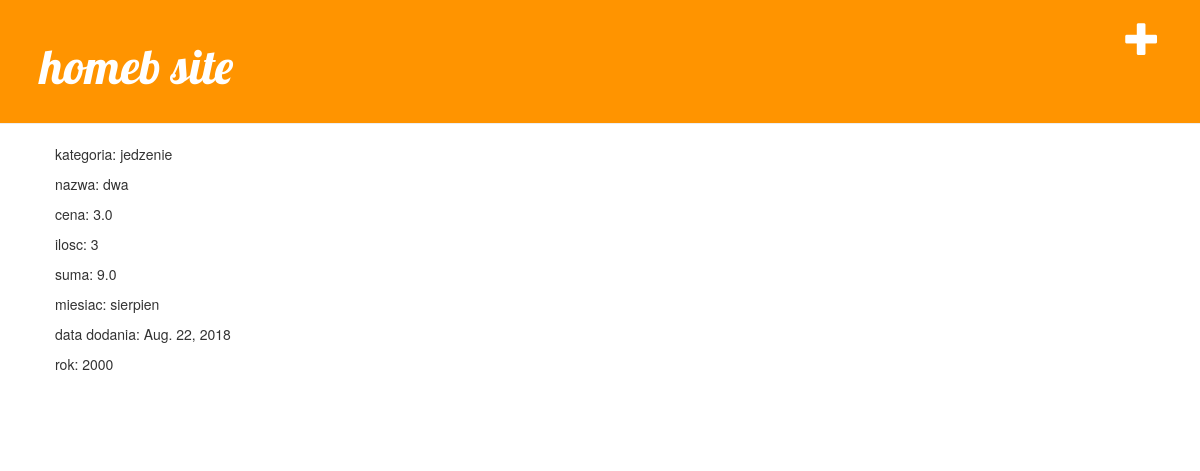
The page /zakup/43/ on the database its author committed.
### homeb_app/models.py (models this page shows, shortened)
class Zakup(models.Model):
    category = models.ForeignKey(Kategoria, on_delete=models.CASCADE, default=1)
    month = models.ForeignKey(Miesiac, on_delete=models.CASCADE, default=datetime.datetime.now().month)
    year = models.IntegerField(default=2000)
    name = models.CharField(max_length=30)
    price = models.FloatField(default=0.1)
    quantity = models.IntegerField(default=1)
    total= models.FloatField(default=0.1)
    date = models.DateField(auto_now_add=True, blank=True)
    def amount(self):
        value = (self.price * self.quantity)
        return value

class Kategoria(models.Model):
    name = models.CharField(max_length=30)
    def __str__(self):
        return self.name

class Miesiac(models.Model):
    name = models.CharField(max_length=15)
    def __str__(self):
        return self.name

### homeb_app/views.py (the view)
# urls.py: path('zakup/<int:pk>/', views.zakup_detail, name='zakup_detail'),
def zakup_detail(request, pk):
    zakup = get_object_or_404(Zakup, pk=pk)
    return render(request, 'homeb_app/zakup_detail.html', {'zakup': zakup})

### homeb_app/templates/homeb_app/zakup_detail.html
{% extends 'homeb_app/base.html' %}
{% block content %}
    <div class="post">
        <p>kategoria: {{ zakup.category }}</p>
        <p>nazwa: {{ zakup.name }}</p>
        <p>cena: {{ zakup.price }}</p>
        <p>ilosc: {{ zakup.quantity }}</p>
        <p>suma: {{ zakup.amount }}</p>
        <p>miesiac: {{ zakup.month }}</p>
        <p>data dodania: {{ zakup.date }}</p>
        <p>rok: {{ zakup.year }}</p>
    </div>
{% endblock %}

### homeb_app/static/css/homeb.css (style rules this page uses)
.post { margin-bottom: 70px; }

### rows shown on the page
Zakup: category "jedzenie", name "dwa", price "3.0", quantity "3", amount "9.0", month "sierpien", date "Aug. 22, 2018", year "2000"
